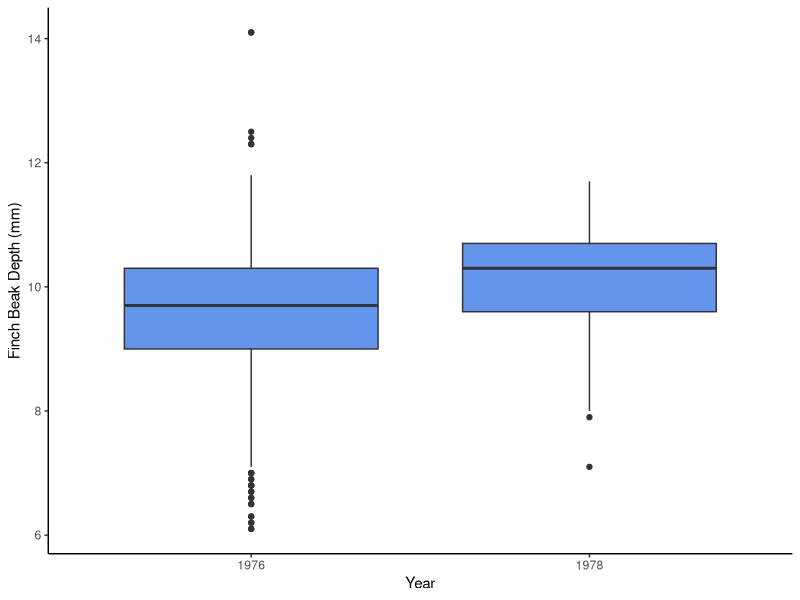
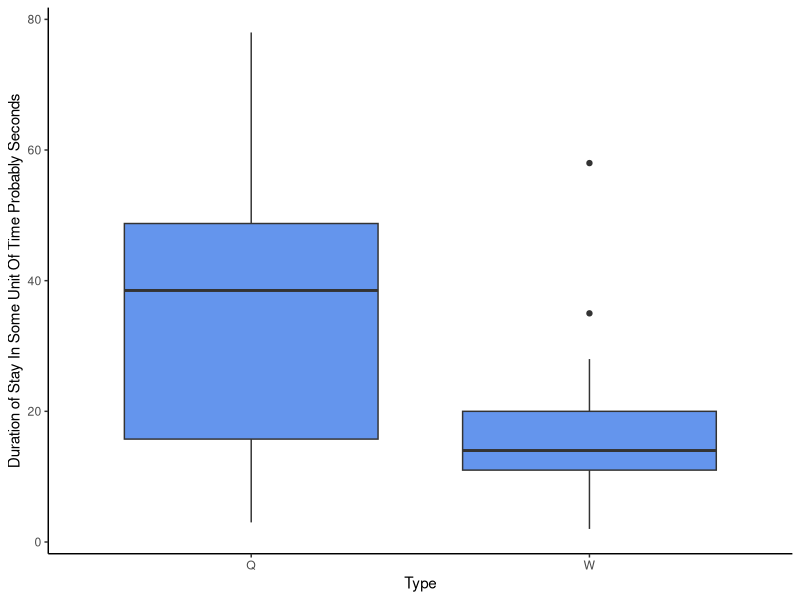
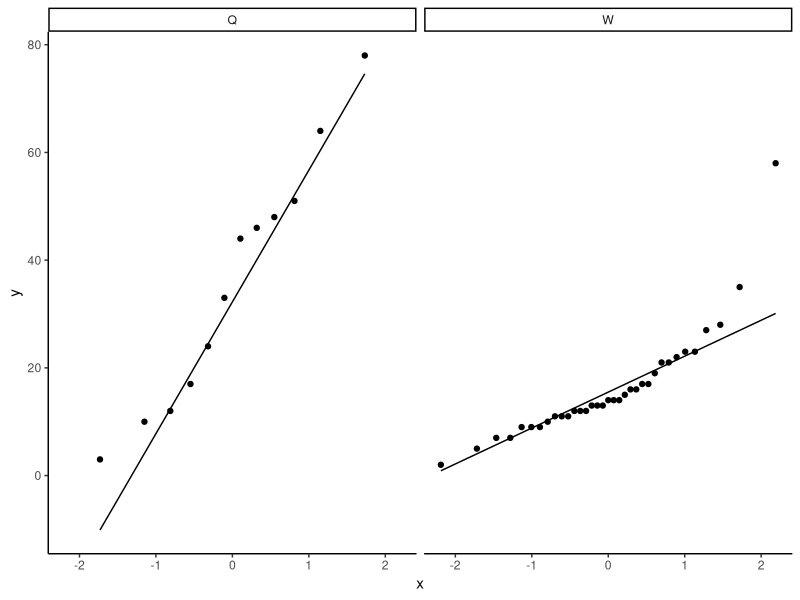

R code for these plots, in order:
## ---- chunk 1
dat<-read.csv("bmi.csv",header=T)
str(dat)

Tstat<- ((mean(dat$bmi)-0)) /
        ((sd(dat$bmi))/sqrt(length(dat$bmi)))

Tstat
## ---- chunk 2
t.test(dat, alternative = "less")
## ---- chunk 3
t.test(dat) # two-sided is default
## ---- chunk 4
# NONTRANS s.d. = 3.69753 with n = 77
# TRANS s.d. = 3.28690 with n = 81

Sp<-sqrt(
          (((77-1)*(3.69753^2)) + ((81-1)*(3.28690^2))) /
          (77+81-2)
          )
Sp
## ---- chunk 5
# SE = Sp * sqrt( 1/n1 + 1/n2 )

SE<-Sp*sqrt((1/77)+(1/81))
SE
## ---- chunk 6

# NONTRANS 
#     mean = 27.4468
#     s.d. = 3.69753 
#     n = 77
# TRANS 
#     mean = 28.2407
#     s.d. = 3.28690 
#     n = 81


t.stat<- abs( ((27.4468-28.2407) / SE) )
t.stat
(77+81-2) # degrees freedom
## ---- chunk 7
Pool.sd<-sqrt(
              (((49-1)*(14^2))+((16-1)*(12^2))) /
              (49+16-2))
Pool.sd
## ---- chunk 8
# est is the estimate of difference between means
# t.star is the t-ratio from the t-table for 99% confidence interval (with 63 df)
# SE is the Pool.sd * sqrt(1/n1 + 1/n2)

est<-155-135
t.star<-2.639
SE<-Pool.sd*sqrt((1/49)+(1/16))

Lower<- est - (t.star * SE)
Upper<- est + (t.star * SE)
data.frame(Lower,Upper)
## ---- chunk 9
dat<-read.csv("ex0218.csv",header=T)
str(dat)
dat$Year<-as.factor(dat$Year)

packages<-function(x, repos="http://cran.r-project.org", ...){
x<-as.character(match.call()[[2]])
if (!require(x,character.only=TRUE)){
install.packages(pkgs=x, repos=repos, ...)
require(x,character.only=TRUE)
}
}

packages(ggplot2)
## ---- chunk 10

ggplot(data=dat,aes(x=Year, y=Depth))+
       geom_boxplot(fill="cornflowerblue")+
       ylab("Finch Beak Depth (mm)")+
       theme_classic()
## ---- chunk 11
attach(dat)
t.test(Depth~Year, 
       mu = 0, 
       alt = "two.sided", 
       conf=0.95, 
       var.equal=T)
## ---- chunk 12
# Increase in mean beak size:
beak.diff<- mean(dat$Depth[dat$Year == "1978"]) -
            mean(dat$Depth[dat$Year == "1976"])
beak.diff

# pooled standard deviation and standard error
Sp<-sqrt((((length(dat$Depth[dat$Year == "1976"]))*(sd(dat$Depth[dat$Year == "1976"]))^2)+
            (length(dat$Depth[dat$Year == "1978"])*(sd(dat$Depth[dat$Year == "1978"]))^2)) /
           (length(dat$Depth[dat$Year == "1976"])+length(dat$Depth[dat$Year == "1978"])-2))
SE<-Sp*sqrt((1/length(dat$Depth[dat$Year == "1976"])) + 
            (1/length(dat$Depth[dat$Year == "1978"])))
SE

# t-star
t.star<-1.962

# 95% confidence interval
Lower<-beak.diff - (t.star * SE)
Upper<-beak.diff + (t.star * SE)
data.frame(Lower,Upper)
## ---- chunk 13
dat<-read.csv("bee.csv", header=T)
str(dat)
dat<-dat[,-1]

# Worker bee mean duration 
w.m<-mean(dat$Duration[dat$Type == "W"])

# Worker bee standard deviation
w.sd<-sd(dat$Duration[dat$Type == "W"])

# Queen Bee mean duration
q.m<-mean(dat$Duration[dat$Type == "Q"])

#Queen Bee standard deviation
q.sd<-sd(dat$Duration[dat$Type == "Q"])

Five.A<-data.frame(c(w.m,q.m),c(w.sd,q.sd))
colnames(Five.A)<-c("Mean","s.d.")
rownames(Five.A)<-c("Worker","Queen")
## ---- chunk 14
Five.A
## ---- chunk 15
attach(dat)
t.test(Duration~Type, 
       mu = 0, 
       alt = "two.sided", 
       conf=0.90, 
       var.equal=T)
## ---- chunk 16
ggplot(data=dat,aes(x=Type, y=Duration))+
       geom_boxplot(fill="cornflowerblue")+
       ylab("Duration of Stay In Some Unit Of Time Probably Seconds")+
       theme_classic()


ggplot(data=dat, aes(sample=Duration)) + 
        stat_qq() + 
        stat_qq_line() + 
        facet_wrap(facets = vars(Type))+
        theme_classic()
